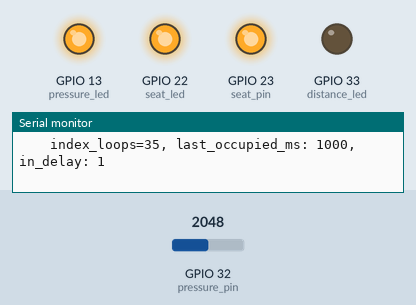
Recording of a sketch running on a simulated ESP32. On the bench: output pins drawn as LEDs (lit = HIGH), the last lines printed to the serial monitor. The inputs (shaded band) are chosen by the test bench; at power-on: GPIO 32 (pressure_pin) = 2048.

Above: at 1.2 s.
1.3 s: GPIO 32 (pressure_pin) set to 1267
2.8 s: GPIO 32 (pressure_pin) set to 1167
At 3.3 s:
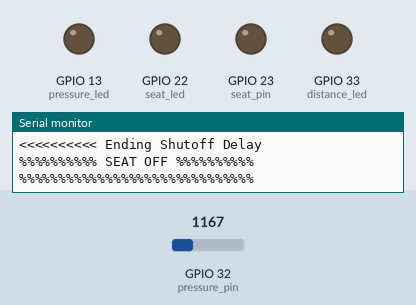
4.5 s: GPIO 32 (pressure_pin) set to 1228
At 5.4 s:
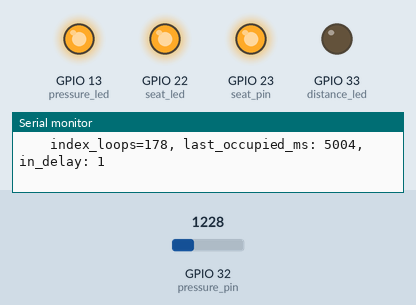
6.0 s: GPIO 32 (pressure_pin) set to 491
At 6.1 s:
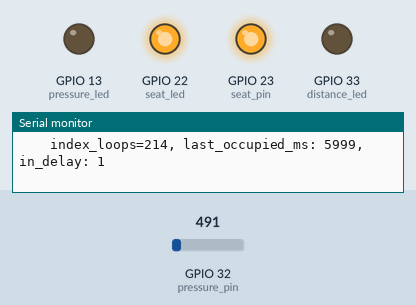
Timing chart, 0 to 8.7 s (numbered marks = the images above; inputs shaded):
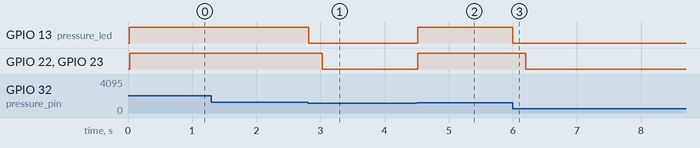

The sketch:

HeavenChairSensor.ino
```cpp
/*
 * This code takes as input two different sensors
 * a set of distance sensors hooked together (mounted around the edge of the seat)
 * and a set of pressure sensors mounted on the bottom of the seat.
 *
 * When either set of sensors is activated, the seat sends out a high signal on the seat_pin (to trigger a remote switch)
 *
 */
// #include "analogWrite.h"

#define distance_pin 36
#define distance_led 33
#define pressure_pin 32
#define pressure_led 13
#define seat_pin 23
#define seat_led 22
#define NUM_READS 25
#define PRINT_EVERY_MS 1000

#define PRESSURE_CUTOFF 1200
#define PRESSURE_OFF 0

#define DISTANCE_ENABLED false
#define DISTANCE_CUTOFF 0.5
#define DISTANCE_OFF 1
#define DISTANCE_ON 0

#define SEAT_OCCUPIED_PWM 255
#define SEAT_EMPTY 0
#define SHUTOFF_DELAY 200
#define OFF LOW
#define ON HIGH

int     distance_reads[NUM_READS];      // last NUM_READS distance readings
int     pressure_reads[NUM_READS];      // last NUM_READS pressure readings
int     max_pressure_read=0;           // during each print cycle
int     read_index = 0;                 // current pointer into the sensor list of values
long    index_loops;                    // number of times we have looped around the size of our index

long    cur_millis=0;               // current time, gathered at the beginning of each loop
long    last_millis=0;              // list time we checked millis, what was it, for wrap around
long    last_print_ms=0;            // list time we sent out a status message

long    last_occupied_ms=0;         // last time either pressure or distance tested on
int     seat_state=OFF;             // track led state so we don't write to it so often
int     distance_state=OFF;         // distance no triggered
int     pressure_state=OFF;         // presure not triggered
boolean in_delay=false;     // Are we currently in a shutoff delay


// turn off the input to the room for 30 seconds, to allow it it timeout and restart
#define RESET_DELAY  30000
// reset after 20 minutes
#define RESET_AFTER_MINUTES  20
long    reset_after_ms = RESET_AFTER_MINUTES * 60 * 1000;

long    reset_start=0;        // track time when seat started


void setup() {
    // put your setup code here, to run once:
    Serial.begin(115200);

    Serial.println("Begin Setup HeavenChairSensor Jul-06-2021");

    pinMode(distance_pin, OUTPUT);               /* active low  */
    pinMode(pressure_pin, OUTPUT);               /* active high */
    pinMode(seat_pin, OUTPUT);                  /* active high */

    digitalWrite(distance_pin, HIGH);           /* active low  */
    digitalWrite(pressure_pin, LOW);            /* active high */
    digitalWrite(seat_pin, LOW);                /* active high */

    pinMode(distance_pin, INPUT);               /* active low  */
    pinMode(pressure_pin, INPUT);               /* active high */
    pinMode(seat_pin, OUTPUT);                  /* active high */

    pinMode(seat_led, OUTPUT);                  /* indicator light for seat occupied state */
    pinMode(pressure_led, OUTPUT);              /* indicator light for presure_led state */
    pinMode(distance_led, OUTPUT);              /* indicator light for distance_led state */

    for (int i=0; i<NUM_READS; i++) {           // set of reads for each pin, to get average value */
        pressure_reads[i] = PRESSURE_OFF;
        distance_reads[i] = DISTANCE_OFF;
    }

    Serial.print("Distance ENABLED: ");
    Serial.println(DISTANCE_ENABLED);
    Serial.print("seat_pin/ah=");
    Serial.print(seat_pin);
    Serial.print(", pressure_pin/al=");
    Serial.print(pressure_pin);
    Serial.print(", distance_pin:/ah=");
    Serial.print(distance_pin);
    Serial.print(", seat_led=");
    Serial.print(seat_led);
    Serial.print(", pressure_led=");
    Serial.print(pressure_led);
    Serial.print(", distance_led=");
    Serial.print(distance_led);
    Serial.println("");
    Serial.print("DISTANCE_CUTOFF=");
    Serial.print(DISTANCE_CUTOFF);
    Serial.print(", PRESSURE_CUTOFF=");
    Serial.print(PRESSURE_CUTOFF);
    Serial.println("");
    Serial.println("End Setup");

}


void loop() {

    double pressure_sum;
    double distance_sum;
    double pressure_avg;
    double distance_avg;

    pinMode(distance_pin, INPUT);               /* active low  */
    pinMode(pressure_pin, INPUT);               /* active high */
    pinMode(seat_pin, OUTPUT);                  /* active high */

    last_millis = cur_millis;
    cur_millis = millis();
    if (cur_millis < last_millis) {
        last_millis=0;          // deal with ms wrap aournd for long running times
        last_occupied_ms = 0;   // this needs to be reset to a low value as well
    }

    // increment the index before we read
    read_index++;
    if ( read_index == NUM_READS ) {
        read_index=0;
        index_loops++;
    }

    pressure_reads[read_index] = analogRead(pressure_pin);
    if (DISTANCE_ENABLED) {
      distance_reads[read_index] = digitalRead(distance_pin);    // disable distance pin
    }

    pressure_sum=0;
    distance_sum=0;
    // Serial.print("    distance Values: ");
    for (int i=0; i<NUM_READS; i++) {
        pressure_sum = pressure_sum + pressure_reads[i];
        distance_sum = distance_sum + distance_reads[i];
        // Serial.print(", ");
        // Serial.print(distance_reads[i]);
    }
    // Serial.println("");

    distance_avg = distance_sum / NUM_READS;
    pressure_avg = pressure_sum / NUM_READS;

    if (pressure_avg > max_pressure_read) {
        max_pressure_read = pressure_avg;
    }

    if (cur_millis - last_print_ms > PRINT_EVERY_MS) {
        last_print_ms = cur_millis;
        Serial.print("Seat state: ");
        Serial.print(seat_state);

        Serial.print("\n    distance state: ");
        Serial.print(distance_state);
        Serial.print(", distance avg: ");
        Serial.print(distance_avg);
        Serial.print(", distance sum: ");
        Serial.print(distance_sum);

        Serial.print("\n    pressure state: ");
        Serial.print(pressure_state);
        Serial.print(", pressure Avg: ");
        Serial.print(pressure_avg);
        Serial.print(", pressure_sum=");
        Serial.print(pressure_sum);
        Serial.print(", max_presure_read=");
        Serial.print(max_pressure_read);
        Serial.print(", DISTANCE_ENABLED=");
        Serial.print(DISTANCE_ENABLED);

        Serial.print("\n    index_loops=");
        Serial.print(index_loops);
        Serial.print(", last_occupied_ms: ");
        Serial.print(last_occupied_ms);
        Serial.print(", in_delay: ");
        Serial.print(in_delay);
        Serial.println("");
        }


    /*
     * Read and set Pressure States.
     */
    if (pressure_avg >= PRESSURE_CUTOFF) {
        if (pressure_state != ON) {
            Serial.print("\nPressure ON: ");
            Serial.print(pressure_avg);
            Serial.println(" ~~~~~~~~~~");
            pressure_state = ON;
            digitalWrite(pressure_led, pressure_state);
        }
        last_occupied_ms=cur_millis;
    } else if (pressure_state != OFF) {
        Serial.print("\nPressure OFF: ");
        Serial.print(pressure_avg);
        Serial.println(" %%%%%%%%%%");

        pressure_state = OFF;
        max_pressure_read=0;

        digitalWrite(pressure_led, pressure_state);
    }


    /*
     * Read and set distance flags
     */
    if (distance_avg <= DISTANCE_CUTOFF) {
        if (distance_state != ON) {
            Serial.println("\nDistance ON %%%%%%%%%%");
            distance_state = ON;
            digitalWrite(distance_led, distance_state);
        }
        last_occupied_ms=cur_millis;
    } else {
        if (distance_state != OFF) {
            Serial.println("\nDistance OFF ~~~~~~~~~~");
            distance_state = OFF;
            digitalWrite(distance_led, distance_state);
        }
    }


    if (cur_millis - last_occupied_ms < SHUTOFF_DELAY) {
        if (in_delay != true) {
            in_delay=true;
            Serial.println("\n>>>>>>>>>> Starting Shutoff Delay");
        }
    } else {
        if (in_delay != false) {
            in_delay = false;
            Serial.println("\n<<<<<<<<<< Ending Shutoff Delay");
        }
    }

    if (distance_state == ON || pressure_state == ON) {
            if (seat_state != ON ) {
                Serial.println("\n~~~~~~~~~~~~~~~~~~~~~~~~~~~~~");
                Serial.println("~~~~~~~~~~ SEAT ON ~~~~~~~~~~\n");
                seat_state = ON;
                // analogWrite(seat_pin, SEAT_OCCUPIED_PWM, 100, 8);
                digitalWrite(seat_pin, HIGH);
                digitalWrite(seat_led, seat_state);
            }
            last_occupied_ms = cur_millis;

            if (reset_start == 0 ) {
                reset_start = cur_millis + reset_after_ms;
            }

            if (cur_millis > reset_start) {
                Serial.println("\n~~~~~~~~~~~~~~~~~~~~~~~~~~~~~~~~~~~~");
                Serial.println("~~~~~~~~~~~~ RESETTING AFTER LONG RUN ~~~~~~~~~~~~");
                digitalWrite(seat_pin, LOW);
                delay(RESET_DELAY);
                digitalWrite(seat_pin, HIGH);
                reset_start = 0;
            }
    } else if (!in_delay) {
            if (seat_state != OFF) {
                Serial.println("\n%%%%%%%%%% SEAT OFF %%%%%%%%%%");
                Serial.println("%%%%%%%%%%%%%%%%%%%%%%%%%%%%%%\n");
                seat_state = OFF;
                // analogWrite(seat_pin, 0);
                digitalWrite(seat_pin, LOW);
                digitalWrite(seat_led, seat_state);
                reset_start = 0;
            }
        }


}
```

Measured:
- the behaviour switches between 1200 and 1199 on GPIO 32 (pressure_pin) (found by bisection; images 0 and 1)
- after the input at 2.8 s, GPIO 13 (pressure_led): HIGH → LOW at once; GPIO 22 (seat_led), GPIO 23 (seat_pin): HIGH → LOW after 0.23 s
- after the input at 4.5 s, GPIO 13 (pressure_led), GPIO 22 (seat_led), GPIO 23 (seat_pin): LOW → HIGH at once
- after the input at 6.0 s, GPIO 13 (pressure_led): HIGH → LOW at once; GPIO 22 (seat_led), GPIO 23 (seat_pin): HIGH → LOW after 0.20 s
